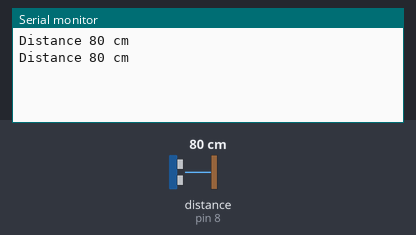
Simulated run of this sketch. Board: Arduino Uno, built with avr-gcc and run on an emulated ATmega328P. Parts: the last lines printed to the serial monitor. Inputs (shaded band) come from the test bench; at power-on: distance to the obstacle (sensor on pin 8) 80 cm. The echo pulse lasts 58.3 µs per cm.

Above: at 2.8 s.
2.9 s: distance to the obstacle (sensor on pin 8) set to 2 cm
At 4.4 s:
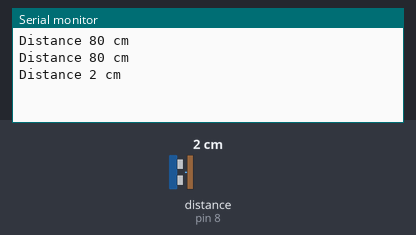
5.6 s: distance to the obstacle (sensor on pin 8) set to 4 cm
At 7.1 s:
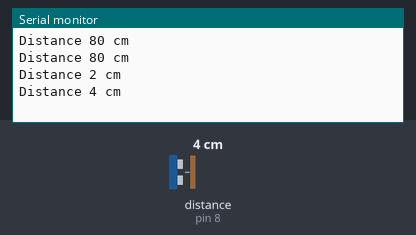
Timing chart, 0 to 8.6 s (numbered marks = the images above; inputs shaded):
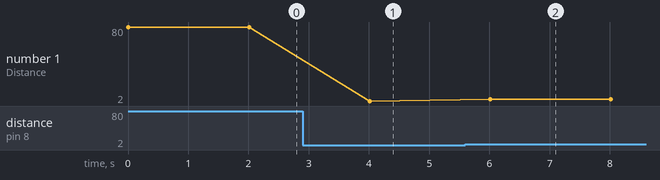

Measured:
- after the input at 2.9 s, the serial monitor: prints a new line after 1.1 s (image 1)
- after the input at 5.6 s, the serial monitor: prints a new line after 0.41 s (image 2)
- plotted number 1: 80 → 2 after the input at 2.9 s, 2 → 4 after the input at 5.6 s

The sketch:

ultrasonic.ino
```cpp
#include <Ultrasonic.h>

Ultrasonic sensor(9,8,30000); // (Trig핀, Echo핀, 최대거리 단위는 us) 즉 30000us = 약 5미터

int distance = 0; //거리를 저장할 변수를 선언합니다.

void setup() {

Serial.begin(9600); //시리얼포트를 초기화합니다.

}

void loop() {

  distance = sensor.Ranging(CM);  // 거리를 측정하고 distance 변수에 저장합니다.
  Serial.print("Distance "); // "Distance "를 시리얼모니터에 출력합니다.
  Serial.print(distance); // distance 변수에 저장된 값을 출력합니다.
  Serial.println(" cm"); // 센티미터 단위를 출력합니다.
  delay (2000); // 2초간 딜레이를 한 후에 다시 반복합니다.

}
```
